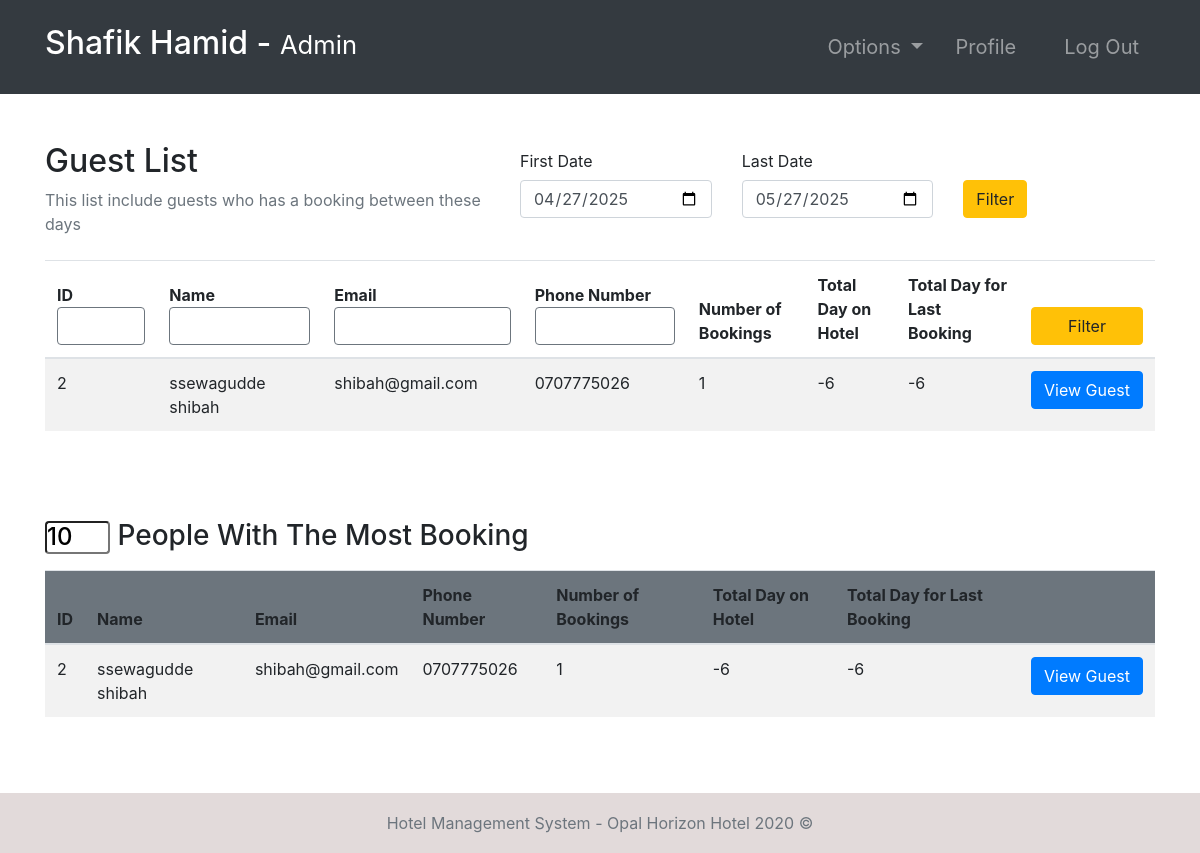
Screenshot of /guests/ (signed in) with the database file from the repository.
### accounts/models.py (models this page shows, shortened)
class Guest(models.Model):
    user = models.OneToOneField(User, null=True, on_delete=models.CASCADE)
    phoneNumber = PhoneNumberField(unique=True)
    def numOfBooking(self):
        Booking = apps.get_model('room', 'Booking')
        return Booking.objects.filter(guest=self).count()
    def numOfDays(self):
        Booking = apps.get_model('room', 'Booking')
        totalDay = 0
        bookings = Booking.objects.filter(guest=self)
        for b in bookings:
            day = b.endDate - b.startDate
            totalDay += int(day.days)
        return totalDay
    def numOfLastBookingDays(self):
        Booking = apps.get_model('room', 'Booking')
        try:
            return int((Booking.objects.filter(guest=self).last().endDate - Booking.objects.filter(guest=self).last().startDate).days)
        except:
            return 0

### room/models.py (models this page shows, shortened)
class Booking(models.Model):
    roomNumber = models.ForeignKey(Room, on_delete=models.CASCADE)
    guest = models.ForeignKey('accounts.Guest', null=True, on_delete=models.CASCADE)
    dateOfReservation = models.DateField(default=timezone.now)
    startDate = models.DateField()
    endDate = models.DateField()

### accounts/views.py (the view, shortened to what this page needs)
# urls.py: path('guests/', guests, name="guests"),
@login_required(login_url='login')
def guests(request):
    role = str(request.user.groups.all()[0])
    path = role + "/"
    topRange = Booking.objects.all().values("guest").annotate(
        total=Count("guest")).order_by("-total")
    topLimit = 10
    topList = []
    for t in topRange:
        if len(topList) > 10:
            break
        else:
            topList.append(Guest.objects.get(id=t.get("guest")))
    bookings = Booking.objects.all()
    fd = datetime.combine(date.today()-timedelta(days=30), datetime.min.time())
    ld = datetime.combine(date.today(), datetime.min.time())
    guests = []
    for b in bookings:
        if b.endDate >= fd.date() and b.startDate <= ld.date():
            if b.guest not in guests:
                guests.append(b.guest)
    context = {
        "role": role,
        "guests": guests,
        "topList": topList,
        "topLimit": topLimit,
        "fd": fd,
        "ld": ld
    }
    return render(request, path + "guests.html", context)

### templates/admin/guests.html
{% extends '../index.html' %}
{% block context %}
{% include '../common_pages/guests.html' %}
{% endblock %}

### templates/incs/nav.html (shortened to what this page needs)
<nav class="navbar navbar-dark bg-dark navbar-expand-lg py-3 " role="navigation">
    <div class="container">
        <a href="" class="navbar-brand">
            <h2 class="text-capitalize">
                {{ request.user.first_name }} {{ request.user.last_name }} -
                <small>
                    {{ role }}
                </small>
            </h2>
        </a>
        <div class="collapse navbar-collapse" id="navbarTags">
            <ul class="navbar-nav ml-auto">
                <li class="nav-item dropdown p-2">
                    <a class="nav-link dropdown-toggle" href="#" id="navbarDropdown" role="button"
                        data-toggle="dropdown" aria-haspopup="true" aria-expanded="false">
                        Options
                    </a>
                </li>
                <li class="nav-item mr-3 p-2">
                    {% if role == 'staff' or role == 'receptionist' or role == 'admin' or role == 'manager' %}
                    <a href="{% url 'employee-profile' user.id %}" class="nav-link">Profile</a>
                    {% endif %}
                </li>
                <li class="nav-item p-2 ">
                    <a href="{% url 'logout' %}" class="nav-link">Log Out</a>
                </li>
            </ul>
        </div>
    </div>
</nav>

### templates/common_pages/guests.html (shortened to what this page needs)
<div class="container py-5">
    <div class="table-header row">
        <div class="col-sm-12 col-md-12 col-lg-5 mb-4">
            <h2>Guest List</h2>
            <span class="text-muted">This list include guests who has a booking between these days</span>
        </div>
        <div class="col-sm-12 col-md-12 col-lg-7">
            <form action="" method="POST">
                <div class="row">
                    <div class="form-group col-4">
                        <label for="example-date-input" class="col-form-label">First Date</label>
                        <div class="">
                            <input class="form-control" type="date"
                                value="{{fd.year}}-{% if fd.month < 10 %}0{{fd.month}}{% else %}{{fd.month}}{% endif %}-{% if fd.day < 10 %}0{{fd.day}}{% else %}{{fd.day}}{% endif %}"
                                name="f_day" id="f_day">
                        </div>
                    </div>
                    <div class="form-group col-4">
                        <label for="example-date-input" class="col-form-label">Last Date</label>
                        <div class="">
                            <input class="form-control" type="date"
                                value="{{ld.year}}-{% if ld.month < 10 %}0{{ld.month}}{% else %}{{ld.month}}{% endif %}-{% if ld.day < 10 %}0{{ld.day}}{% else %}{{ld.day}}{% endif %}"
                                name="l_day" id="l_day">
                        </div>
                    </div>
                    <div class="col-4" style="margin-top:38px;">
                        <button type="submit" class="btn btn-warning" name="filterDate">Filter</button>
                    </div>
                </div>
            </form>
        </div>
    </div>
    <table class="table table-striped">
        <thead>
            <tr>
                <form action="" method="POST">
                    <th>ID<input type="number" name="id" min="0" value="{{id}}"
                            class="form-control border border-secondary">
                    </th>
                    <th>Name<input type="text" name="name" value="{{name}}"
                            class="form-control border border-secondary"></th>
                    <th>Email<input type="text" name="email" value="{{email}}"
                            class="form-control border border-secondary"></th>
                    <th>Phone Number<input type="number" name="number" min="0" value="{{number}}"
                            class="form-control border border-secondary">
                    </th>
                    <th>Number of Bookings</th>
                    <th>Total Day on Hotel</th>
                    <th>Total Day for Last Booking</th>
                    <th><button type="submit" name="filterGuest" class="btn btn-warning w-100">Filter</button></th>
                </form>
            </tr>
        </thead>
        <tbody>
            {% for g in guests %}
            <tr>
                <td>{{g.user.id}}</td>
                <td>{{g.user.first_name}} {{g.user.last_name}}</td>
                <td>{{g.user.email}}</td>
                <td>{{g.phoneNumber}}</td>
                <td>{{g.numOfBooking}}</td>
                <td>{{g.numOfDays}}</td>
                <td>{{g.numOfLastBookingDays}}</td>
                <td> <a href="{% url 'guest-profile' g.user.id %}" class="btn btn-primary w-100">View&nbsp;Guest</a>
                </td>
            </tr>
            {% endfor %}
        </tbody>
    </table>  <br> <br> <br>
        <div class="h3">
            <form action="" method="POST">
                <input type="number" name="top" min="0" value="{{topLimit}}" class="d-inline rounded h4"
                    style="width: 65px;">
                People With The Most Booking
            </form>
        </div>
        <table class="table table-hover table-striped">
            <thead class="bg-secondary rounded">
                <tr>
                    <th>ID</th>
                    <th>Name</th>
                    <th>Email</th>
                    <th>Phone Number</th>
                    <th>Number of Bookings</th>
                    <th>Total Day on Hotel</th>
                    <th>Total Day for Last Booking</th>
                    <th></th>
                </tr>
            </thead>
            <tbody>
                {% for g in topList %}
                <tr>
                    <td>{{g.user.id}}</td>
                    <td>{{g.user.first_name}} {{g.user.last_name}}</td>
                    <td>{{g.user.email}}</td>
                    <td>{{g.phoneNumber}}</td>
                    <td>{{g.numOfBooking}}</td>
                    <td>{{g.numOfDays}}</td>
                    <td>{{g.numOfLastBookingDays}}</td>
                    <td> <a href="{% url 'guest-profile' g.user.id %}"
                            class="btn btn btn-primary w-100">View&nbsp;Guest</a>
                    </td>
                </tr>
                {% endfor %}
            </tbody>
        </table>
</div>

### static/css/main.css (style rules this page uses)
* { margin: 0; padding: 0; -webkit-font-smoothing: antialiased; }
body { position: relative; }
nav .nav-item { font-size: 20px; }

### rows the page displays
Guest: user.id "2", user.first_name "ssewagudde", user.last_name "shibah", user.email "shibah@gmail.com", phoneNumber "0707775026", numOfBooking "1", numOfDays "-6", numOfLastBookingDays "-6"

### other values shown
{{ request.user.first_name }} "Shafik"
{{ request.user.last_name }} "Hamid"
{{ role }} "Admin"
